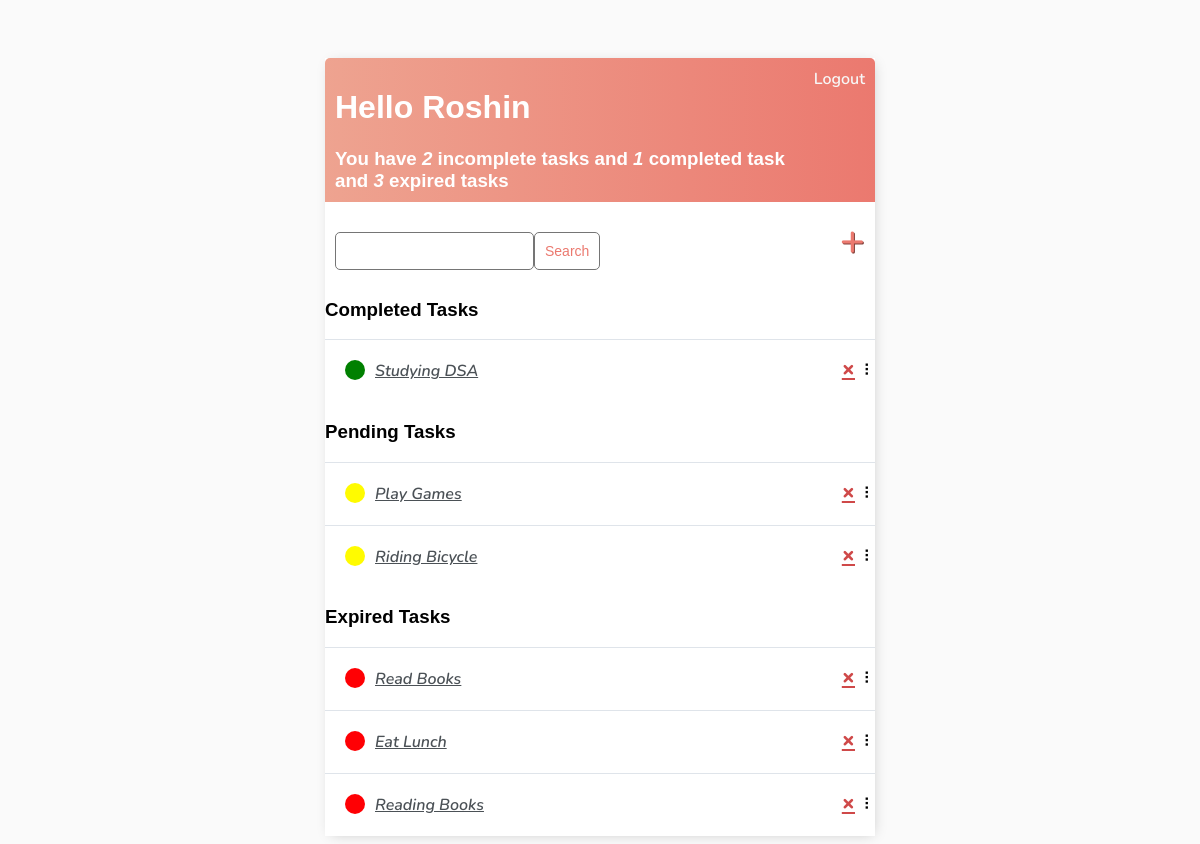
The app's page / (signed in), older data.
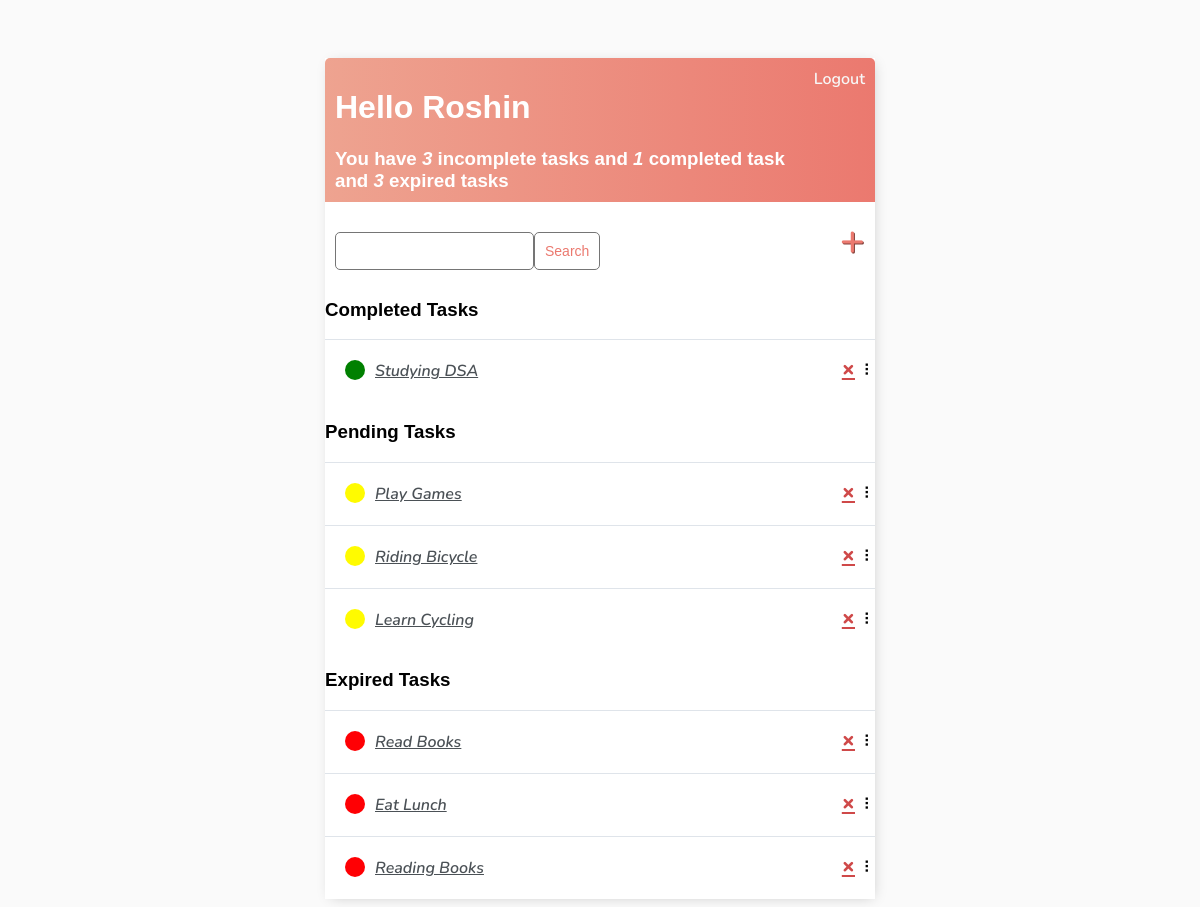
The same page, newer data.
### base/models.py (models this page shows, shortened)
class Task(models.Model):
    STATUS_CHOICES = [
        ('completed', 'Completed'),
        ('pending', 'Pending'),
        ('expired', 'Expired'),
    ]
    user = models.ForeignKey(
        User, on_delete=models.CASCADE, null=True, blank=True)
    title = models.CharField(max_length=200)
    description = models.TextField(null=True, blank=True)
    status = models.CharField(max_length=20, choices=STATUS_CHOICES, default='pending')
    created = models.DateTimeField(auto_now_add=True)
    completion_date = models.DateTimeField(null=True, blank=True)
    def __str__(self):
        return self.title
    class Meta:
        ordering = ['status']

### base/views.py (the view)
class TaskList(LoginRequiredMixin, ListView):
    model = Task
    context_object_name = 'tasks'
    def get_context_data(self, **kwargs):
        context = super().get_context_data(**kwargs)
        context['tasks'] = context['tasks'].filter(user=self.request.user)
        context['countpending'] = context['tasks'].filter(status='pending').count()
        context['countcompleted'] = context['tasks'].filter(status='completed').count()
        context['countexpired'] = context['tasks'].filter(status='expired').count()
        search_input = self.request.GET.get('search-area') or ''
        if search_input:
            context['tasks'] = context['tasks'].filter(
                title__startswith=search_input)
        context['search_input'] = search_input
        return context

### base/templates/base/task_list.html
{% extends 'base/main.html' %}
{% block content %}
<div class = "header-bar">
    <div>
        <h1>
            Hello {{request.user|title}}
        </h1>
        <h3 style="margin:0">
            You have <i>{{countpending}}</i> incomplete task{{ countexpired|pluralize:"s" }} and <i>{{countcompleted}}</i> completed task{{ countcompleted|pluralize:"s" }} and <i>{{countexpired}}</i> expired task{{ countexpired|pluralize:"s" }}
        </h3>
    </div>
    {% if request.user.is_authenticated %}
    <a href = {% url 'logout' %}>Logout</a>
    {% else %}
    <a href = {% url 'login' %}>Login</a>
    {% endif %}
</div>
<div id = "search-add-wrapper">
    <form method = "GET" style="margin-top: 20px; display: flex;">
        <input type = 'text' name = 'search-area' value= {{search_input}}>
        <input class = "button" type = 'submit' value = 'Search'>
    </form>
    <a id="add-link" href = "{% url 'task-create' %}">&#x2b;</a>
</div>
<div id="tasklist" class="task-items-wrapper">
    <h3>Completed Tasks</h3>
    {% for task in tasks %}
    {% if task.status == 'completed' %}
    <div class="task-wrapper" data-position="{{task.pk}}">
        <div class="task-title">
            <div class="task-complete-icon"></div>
            <i><a href="{% url 'task-update' task.id %}">{{task}}</a></i>
        </div>
        <div class="task-controls">
            <a class="delete-link" href="{% url 'task-delete' task.id %}">&#215;</a>
            <span class="handle">&nbsp;&#10247;</span>
        </div>
    </div>
    {% endif %}
    {% empty %}
    <div style="text-align: center; padding-bottom: 10px; line-height: 1em;">
        <h3>No new tasks are created.</h3>
        <h3>Create a <a style="color: #e53935;" href="{% url 'task-create' %}">New task</a> ! </h3>
    </div>
    {% endfor %}
</div>
<div id="tasklist" class="task-items-wrapper">
    <h3>Pending Tasks</h3>
    {% for task in tasks %}
    {% if task.status == 'pending' %}
    <div class="task-wrapper" data-position="{{task.pk}}">
        <div class="task-title">
            <div class="task-pending-icon"></div>
            <i><a href="{% url 'task-update' task.id %}">{{task}}</a></i>
        </div>
        <div class="task-controls">
            <a class="delete-link" href="{% url 'task-delete' task.id %}">&#215;</a>
            <span class="handle">&nbsp;&#10247;</span>
        </div>
    </div>
    {% endif %}
    {% empty %}
    <div style="text-align: center; padding-bottom: 10px; line-height: 1em;">
        <h3>No new tasks are created.</h3>
        <h3>Create a <a style="color: #e53935;" href="{% url 'task-create' %}">New task</a> ! </h3>
    </div>
    {% endfor %}
</div>
<div id="tasklist" class="task-items-wrapper">
    <h3>Expired Tasks</h3>
    {% for task in tasks %}
    {% if task.status == 'expired' %}
    <div class="task-wrapper" data-position="{{task.pk}}">
        <div class="task-title">
            <div class="task-expired-icon"></div>
            <i><a href="{% url 'task-update' task.id %}">{{task}}</a></i>
        </div>
        <div class="task-controls">
            <a class="delete-link" href="{% url 'task-delete' task.id %}">&#215;</a>
            <span class="handle">&nbsp;&#10247;</span>
        </div>
    </div>
    {% endif %}
    {% empty %}
    <div style="text-align: center; padding-bottom: 10px; line-height: 1em;">
        <h3>No new tasks are created.</h3>
        <h3>Create a <a style="color: #e53935;" href="{% url 'task-create' %}">New task</a> ! </h3>
    </div>
    {% endfor %}
</div>
{% endblock content %}

### base/templates/base/main.html (shortened to what this page needs)
<!DOCTYPE html>
<html>
    <head>
    </head>
    <body>
        <div class="container">
            {% block content %}
            {% endblock content %}
        </div>
    </body>
</html>

### base/templates/base/main.html (style rules this page uses)
body { background-color: #fafafa; font-family: 'Nunito', sans-serif; padding-top: 50px; }
h1, h2, h3, h4, h5, h6 { font-family: 'Raleway', sans-serif; }
a, p { color:#4b5156 }
a { font-weight: 600; }
.container { max-width: 550px; margin: auto; background-color: #fff; -webkit-box-shadow: 2px 2px 13px -4px rgba(0, 0, 0, 0.21); box-shadow:2px 2px 13px -4px rgba(0, 0, 0 , 0.21); }
input { outline: none; border: none; }
.header-bar { display: flex; justify-content: space-between; color: #fff; padding: 10px; border-radius: 5px 5px 0 0; background: linear-gradient(90deg, #eea390 0%, #eb796f 100%); }
.header-bar a { color: rgb(247, 247, 247); text-decoration: none; }
.task-wrapper { display: flex; align-items: center; justify-content: space-between; background-color: #fff; border-top: 1px solid #dfe4ea; overflow: hidden; }
.task-title { display: flex; padding: 20px; }
.task-title a { color: #4b5156; margin-left: 10px; }
.task-complete-icon { height: 20px; width: 20px; background-color: green; border-radius:50%; }
.task-pending-icon { height: 20px; width: 20px; background-color:rgb(255, 251, 0); border-radius:50%; }
.task-expired-icon { height: 20px; width: 20px; background-color:rgb(255, 0, 4); border-radius:50%; }
.delete-link { font-weight:900; color: #cf4949; font-size:22px; line-height:0; }
#search-add-wrapper { display: flex; justify-content: space-between; align-items: center; padding: 10px; }
#add-link { color:#eb796f; text-decoration: none; font-size: 42px; text-shadow: 1px 1px #81413b; }
input[type=text], input[type=password], textarea { border: 1px solid #757575; border-radius: 5px; padding: 10px; width: 90%; }
::placeholder { font-weight: 300; opacity: 0.5; }
.button { border: 1px solid #757575; background-color: #FFF; color: #EB796F; padding: 10px; font-size: 14px; border-radius: 5px; cursor: pointer; }

Row changes from the older to the newer data that the page shows:
added Task: title "Learn Cycling", shown under "Pending Tasks"
Text that changed along with them:
{{ countpending }}: "2" → "3"
